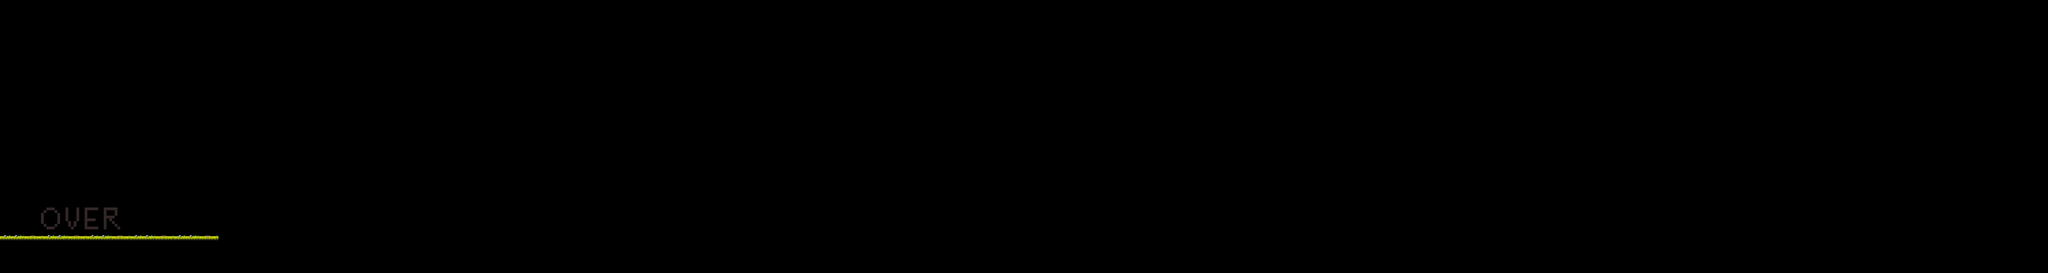

This game map was drawn from its Tiled (.tmx) file and the tilesets committed beside it. A one-line description and the trimmed map source follow:
An orthogonal 750x100 tile map with 16x16 px tiles, 6 tile layers (background, background close, middleground, middleground mid, ...), 6 tilesets and 4 objects.

<map version="1.2" tiledversion="1.2.4" orientation="orthogonal" renderorder="right-down" width="750" height="100" tilewidth="16" tileheight="16" infinite="0" nextlayerid="79" nextobjectid="2209">
 <tileset firstgid="1" name="dungeon_tiles" tilewidth="16" tileheight="16" tilecount="900" columns="36">
  <image source="dungeon_tiles.png" width="576" height="400" />
 </tileset>
 <tileset firstgid="901" name="temple" tilewidth="16" tileheight="16" tilecount="798" columns="38">
  <image source="temple.png" width="608" height="336" />
 </tileset>
 <tileset firstgid="1699" name="cemetary" tilewidth="16" tileheight="16" tilecount="528" columns="22">
  <image source="cemetary.png" width="352" height="384" />
 </tileset>
 <tileset firstgid="2227" name="statue" tilewidth="16" tileheight="16" tilecount="98" columns="7">
  <image source="statue.png" width="112" height="224" />
 </tileset>
 <tileset firstgid="2325" name="dungeon_background" tilewidth="16" tileheight="16" tilecount="391" columns="23">
  <image source="dungeon_background.png" width="368" height="272" />
 </tileset>
 <tileset firstgid="2716" name="Assets" tilewidth="16" tileheight="16" tilecount="700" columns="25">
  <image source="Assets.png" width="400" height="448" />
 </tileset>
 <layer id="57" name="background" width="750" height="100">
  <data>[75000 cells, 0 non-empty, 0 distinct tile ids]</data>
 </layer>
 <layer id="58" name="background close" width="750" height="100">
  <data>[75000 cells, 0 non-empty, 0 distinct tile ids]</data>
 </layer>
 <layer id="59" name="middleground" width="750" height="100">
  <data>[75000 cells, 0 non-empty, 0 distinct tile ids]</data>
 </layer>
 <layer id="60" name="middleground mid" width="750" height="100">
  <data>[75000 cells, 0 non-empty, 0 distinct tile ids]</data>
 </layer>
 <layer id="61" name="floor graphics" width="750" height="100">
  <data>[75000 cells, 160 non-empty, 16 distinct tile ids]</data>
 </layer>
 <layer id="62" name="graphics front" width="750" height="100">
  <data>[75000 cells, 73 non-empty, 1 distinct tile ids]</data>
 </layer>
 <objectgroup id="16" name="slime" />
 <objectgroup id="19" name="kobold" />
 <objectgroup id="18" name="minotaur" />
 <objectgroup id="17" name="fire elemental" />
 <objectgroup id="4" name="DONT USE THIS LAYER" />
 <objectgroup id="5" name="platform" />
 <objectgroup id="3" name="floor">
  <object id="2204" x="0" y="1392" width="1280" height="16" />
  <object id="2205" x="0" y="960" width="16" height="432" />
  <object id="2206" x="1104" y="1056" width="16" height="336" />
  <object id="2207" x="211.167" y="1007.17" width="83" height="19">
   <text fontfamily="MS Shell Dlg 2" pixelsize="120" wrap="1" bold="1">GAME OVER</text>
  </object>
 </objectgroup>
 <objectgroup id="38" name="monster tile" />
 <objectgroup id="39" name="spike tile" />
 <objectgroup id="40" name="chest" />
 <objectgroup id="41" name="mimic" />
 <objectgroup id="48" name="ogre" />
 <objectgroup id="56" name="fire golem" />
 <objectgroup id="63" name="spike block" />
 <objectgroup id="64" name="horizontal spike block" />
 <objectgroup id="65" name="environment sensor" />
 <objectgroup id="66" name="switch" />
 <objectgroup id="67" name="coin" />
 <objectgroup id="68" name="reaper" />
 <objectgroup id="69" name="ghoul" />
 <objectgroup id="70" name="executioner" />
 <objectgroup id="71" name="golem" />
 <objectgroup id="72" name="ice golem" />
 <objectgroup id="73" name="cage" />
 <objectgroup id="74" name="imp" />
 <objectgroup id="75" name="shade" />
 <objectgroup id="76" name="red ogre" />
 <objectgroup id="77" name="satyr" />
 <objectgroup id="78" name="slug" />
</map>
